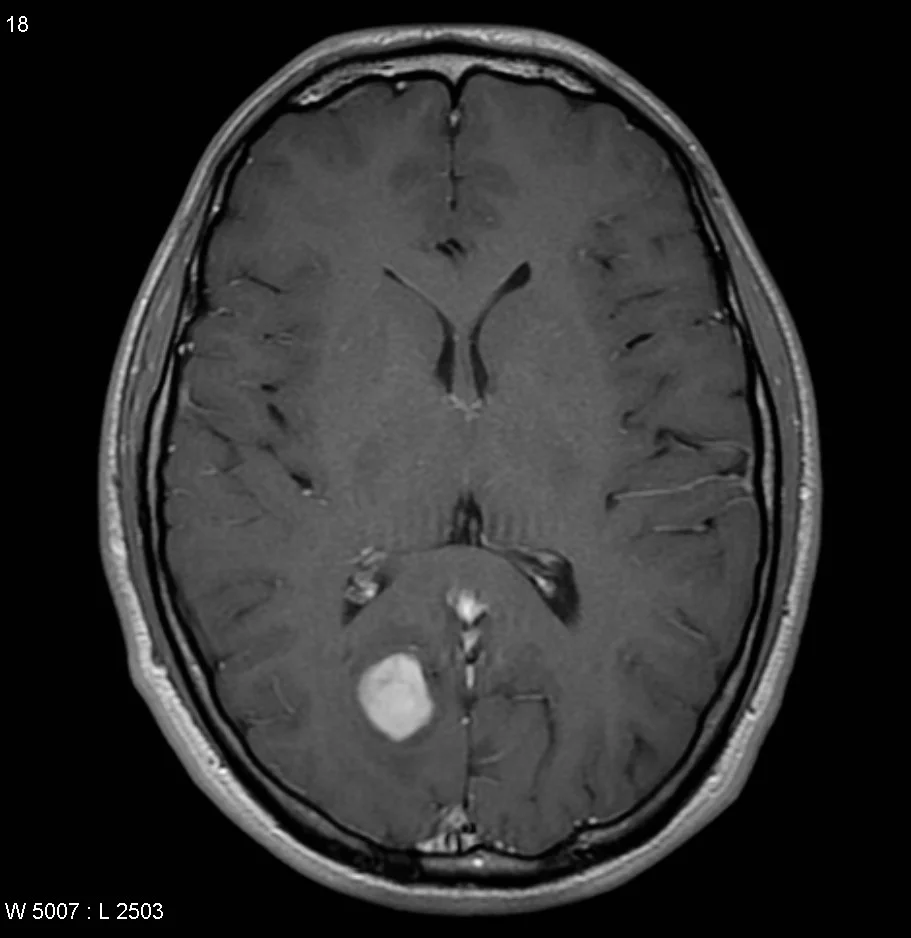
%> input picture DIP Lab Final/image1.png, 911 x 938 px
$ octave Q2.m   (GNU Octave 9; MATLAB toolbox functions it lacks are replaced by stand-ins)
%> lines starting %> are read from the running program, lines starting %| are printed output that depends on the picture
% Read the image
img = imread("/MATLAB Drive/Lab Final/image1.png");
%> img is the input picture: size 938x911x3 uint8; mean R, G, B 47.5, 47.4, 47.5

% Convert the image to grayscale
img = rgb2gray(img);
%> img: size 938x911 uint8

% Add Gaussian noise to the image
img_noise = imnoise(img, 'gaussian', 0, 0.01);

% Median filter
med_filt = medfilt2(img_noise, [5, 5]);

% Maximum filter
max_filt = ordfilt2(img_noise, 25, ones(5, 5));
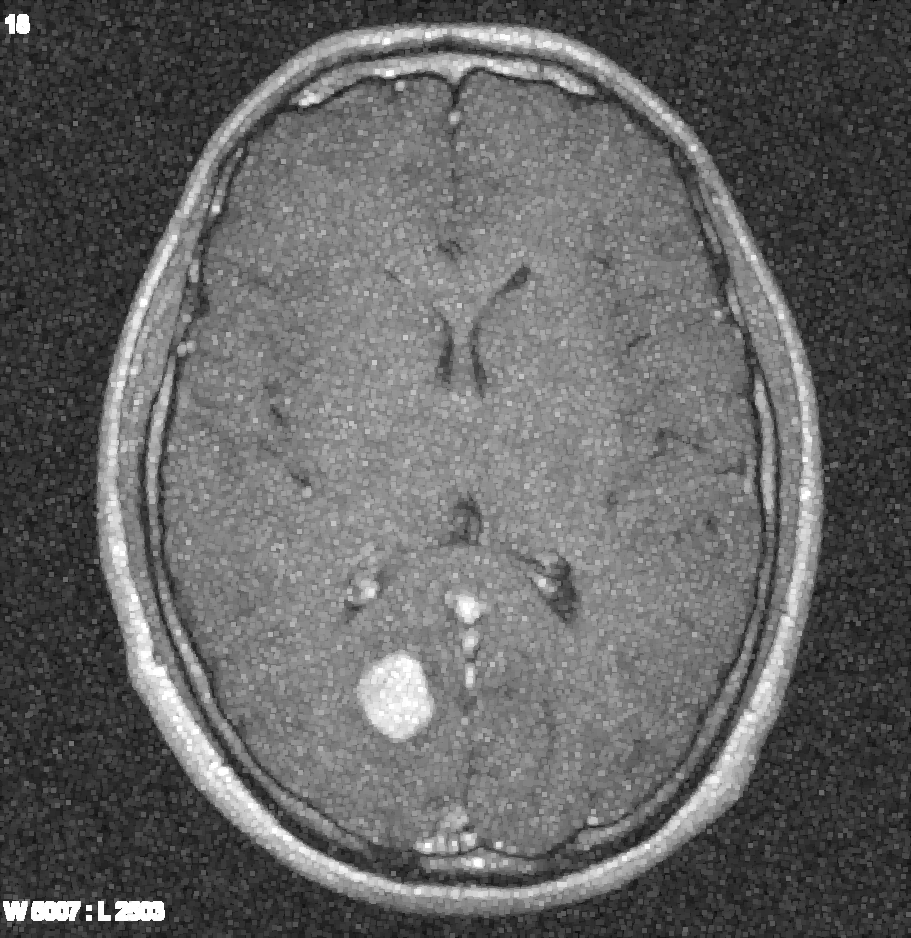
%> max_filt: size 938x911 uint8; min 4, max 255, mean 99.9

% Minimum filter
min_filt = ordfilt2(img_noise, 1, ones(5, 5));
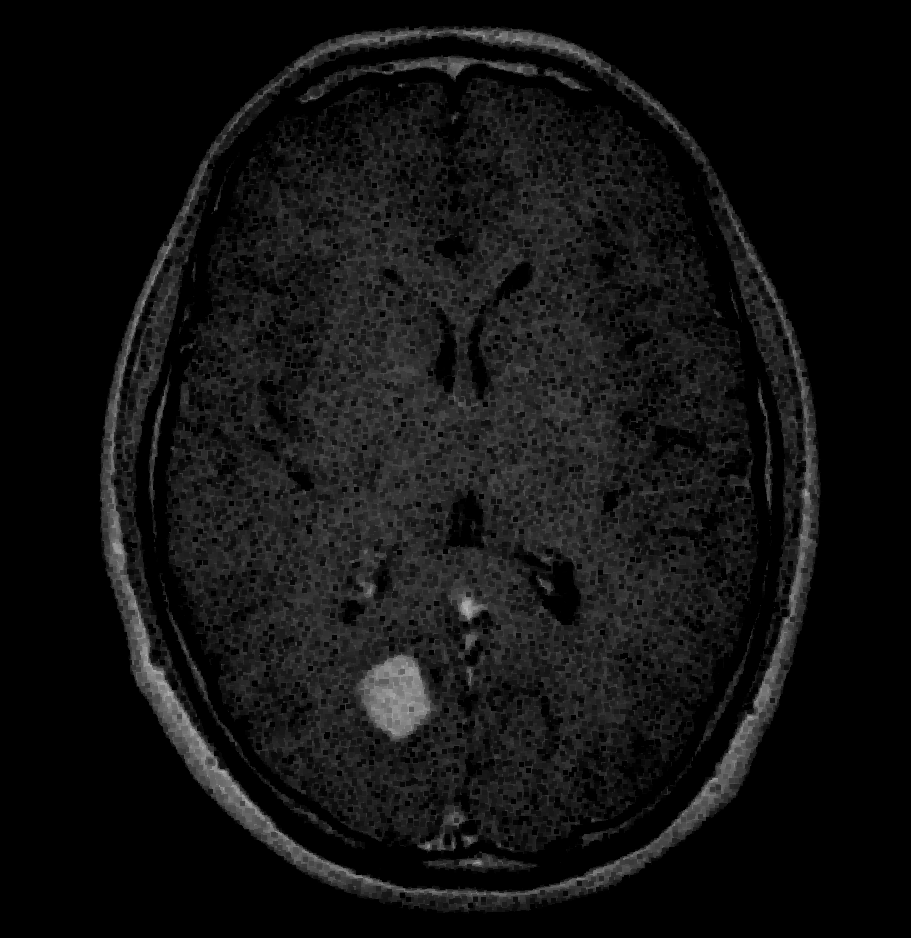
%> min_filt: size 938x911 uint8; min 0, max 184, mean 17.5

% Midpoint filter
mid_filt = ordfilt2(img_noise, 13, ones(5, 5));

% Alpha-trimmed filter
alpha_trim_filt = imfilter(img_noise, fspecial('unsharp', 0.2), 'replicate');
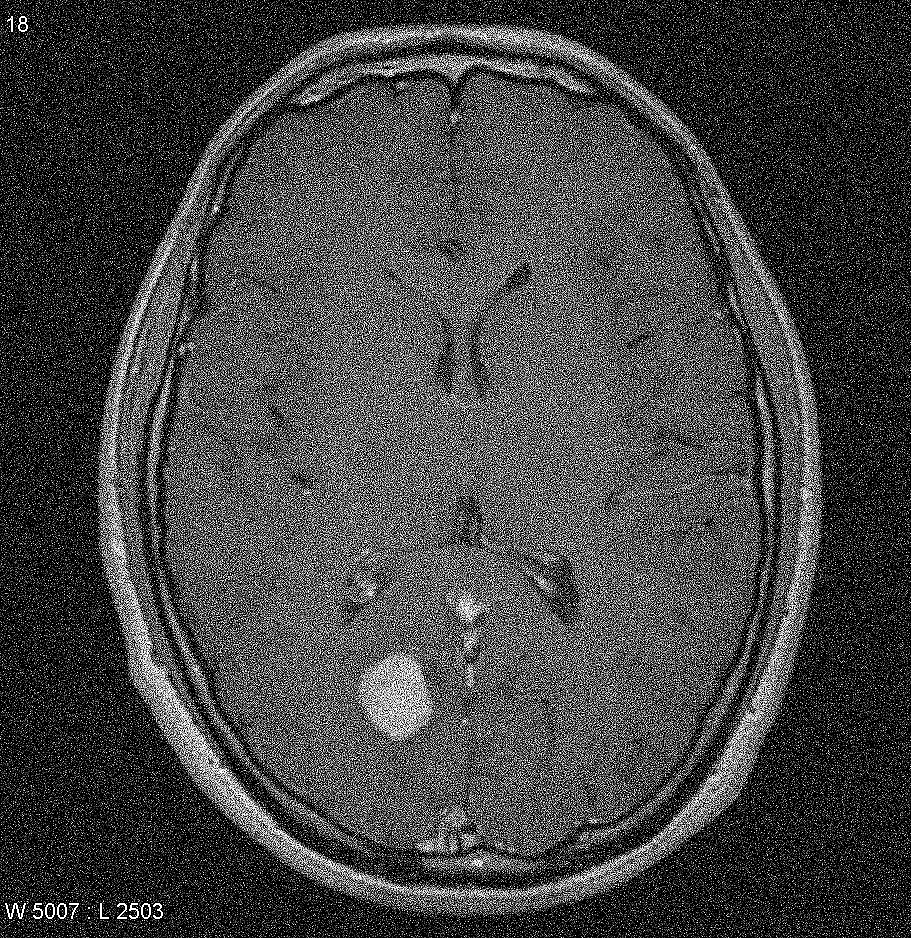
%> alpha_trim_filt: size 938x911 uint8; min 0, max 255, mean 67.7
alpha_trim_filt = img_noise - alpha_trim_filt;
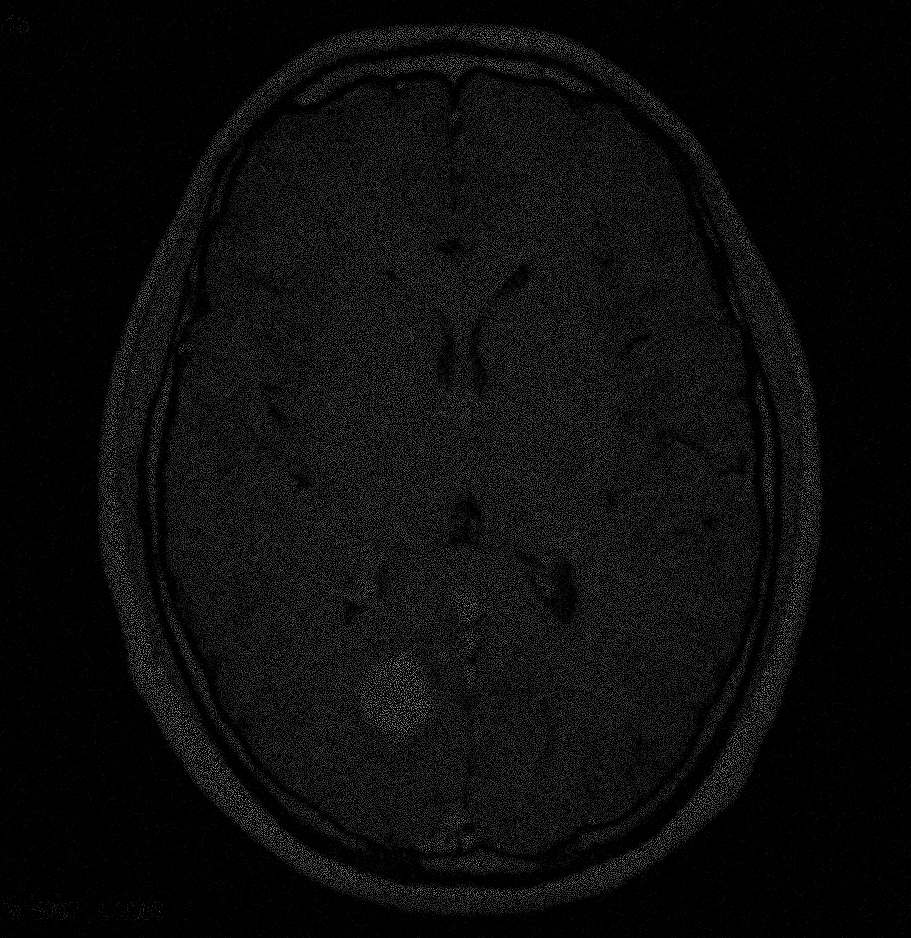
%> alpha_trim_filt: size 938x911 uint8; min 0, max 171, mean 11.4

% Trimmed filter
trimmed_filt = ordfilt2(img_noise, 5, ones(5, 5));
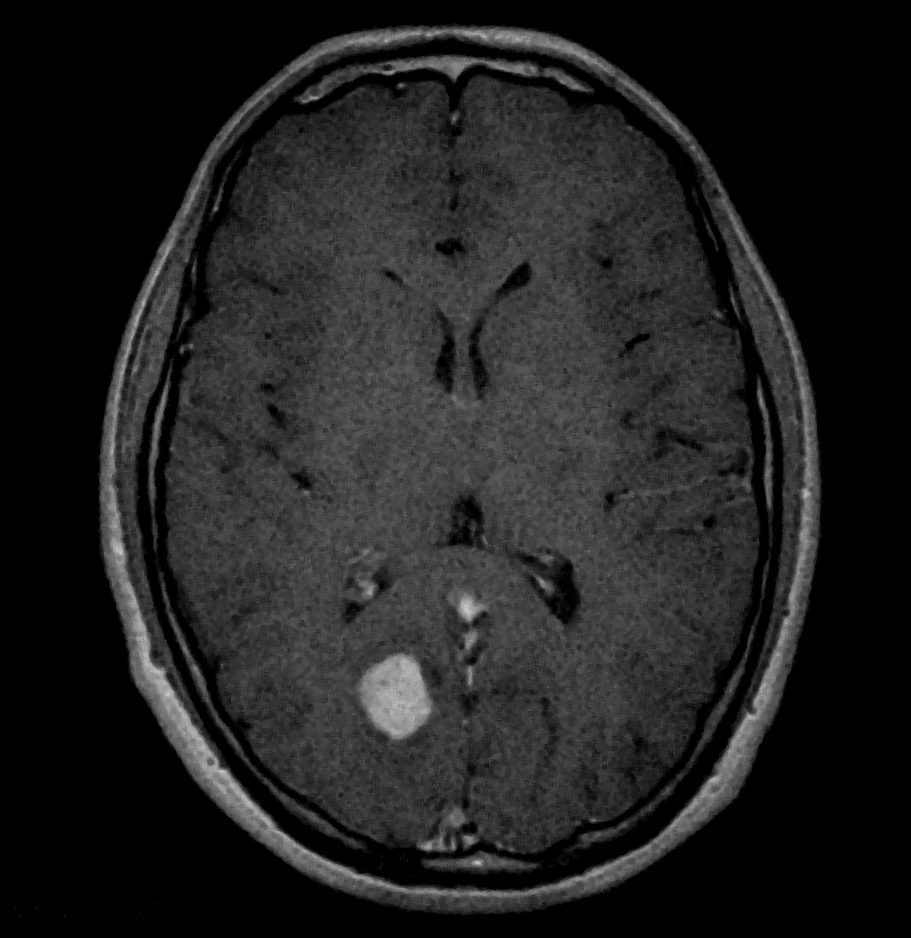
%> trimmed_filt: size 938x911 uint8; min 0, max 200, mean 32.4

% Display the results
subplot(2, 3, 1), imshow(med_filt), title('Median Filter');
subplot(2, 3, 2), imshow(max_filt), title('Maximum Filter');
subplot(2, 3, 3), imshow(min_filt), title('Minimum Filter');
subplot(2, 3, 4), imshow(mid_filt), title('Midpoint Filter');
subplot(2, 3, 5), imshow(alpha_trim_filt), title('Alpha-Trimmed Filter');
subplot(2, 3, 6), imshow(trimmed_filt), title('Trimmed Filter');

$ run again, with DIP Lab Final/image3.png copied over DIP Lab Final/image1.png
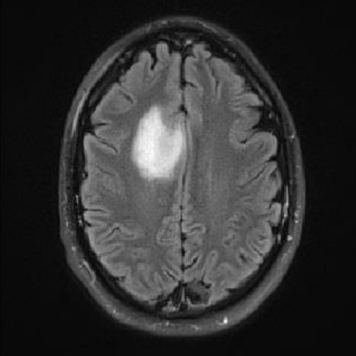
%> input picture DIP Lab Final/image3.png, 356 x 356 px
%> img is the input picture: size 356x356x3 uint8; min 3, max 252, mean 48.8
%> img: size 356x356 uint8
%> `alpha_trim_filt = imfilter(img_noise, fspecial('unsharp', 0.2), 'repli..`:
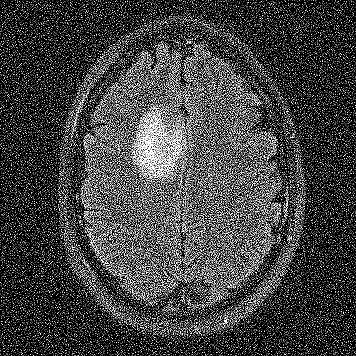
%> alpha_trim_filt: size 356x356 uint8; min 0, max 255, mean 69.7
%> `trimmed_filt = ordfilt2(img_noise, 5, ones(5, 5));`:
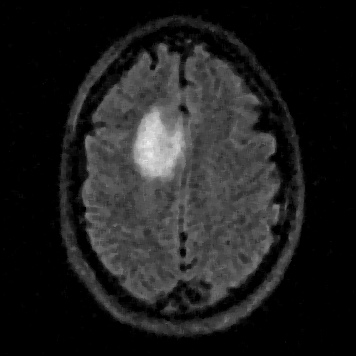
%> trimmed_filt: size 356x356 uint8; min 0, max 238, mean 30.5

$ run again, with DIP Lab Final/Q10.png copied over DIP Lab Final/image1.png
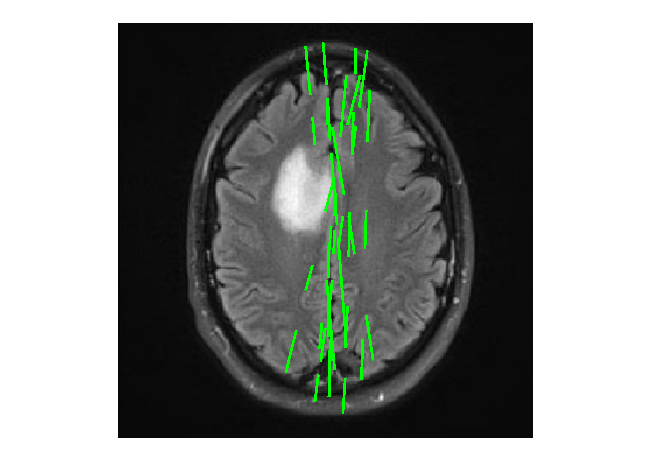
%> input picture DIP Lab Final/Q10.png, 645 x 473 px
%> img is the input picture: size 473x645x3 uint8; mean R, G, B 137.4, 140.8, 137.4
%> img: size 473x645 uint8
%> `alpha_trim_filt = img_noise - alpha_trim_filt;`:
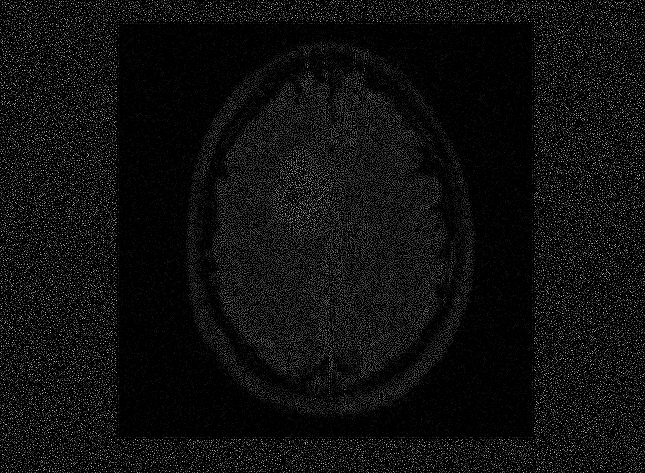
%> alpha_trim_filt: size 473x645 uint8; min 0, max 196, mean 15
%> `trimmed_filt = ordfilt2(img_noise, 5, ones(5, 5));`:
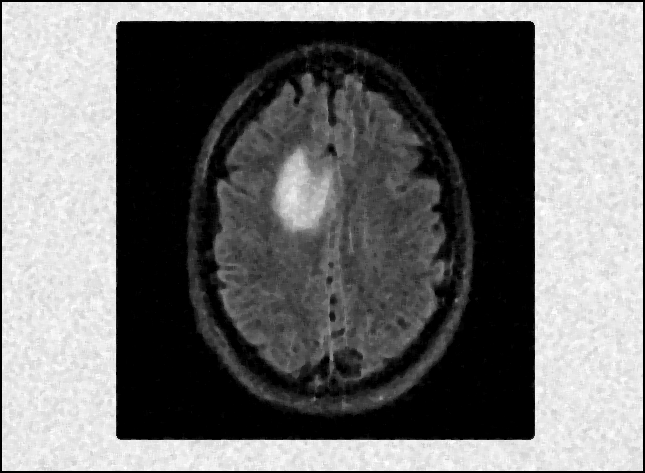
%> trimmed_filt: size 473x645 uint8; min 0, max 255, mean 113.1
